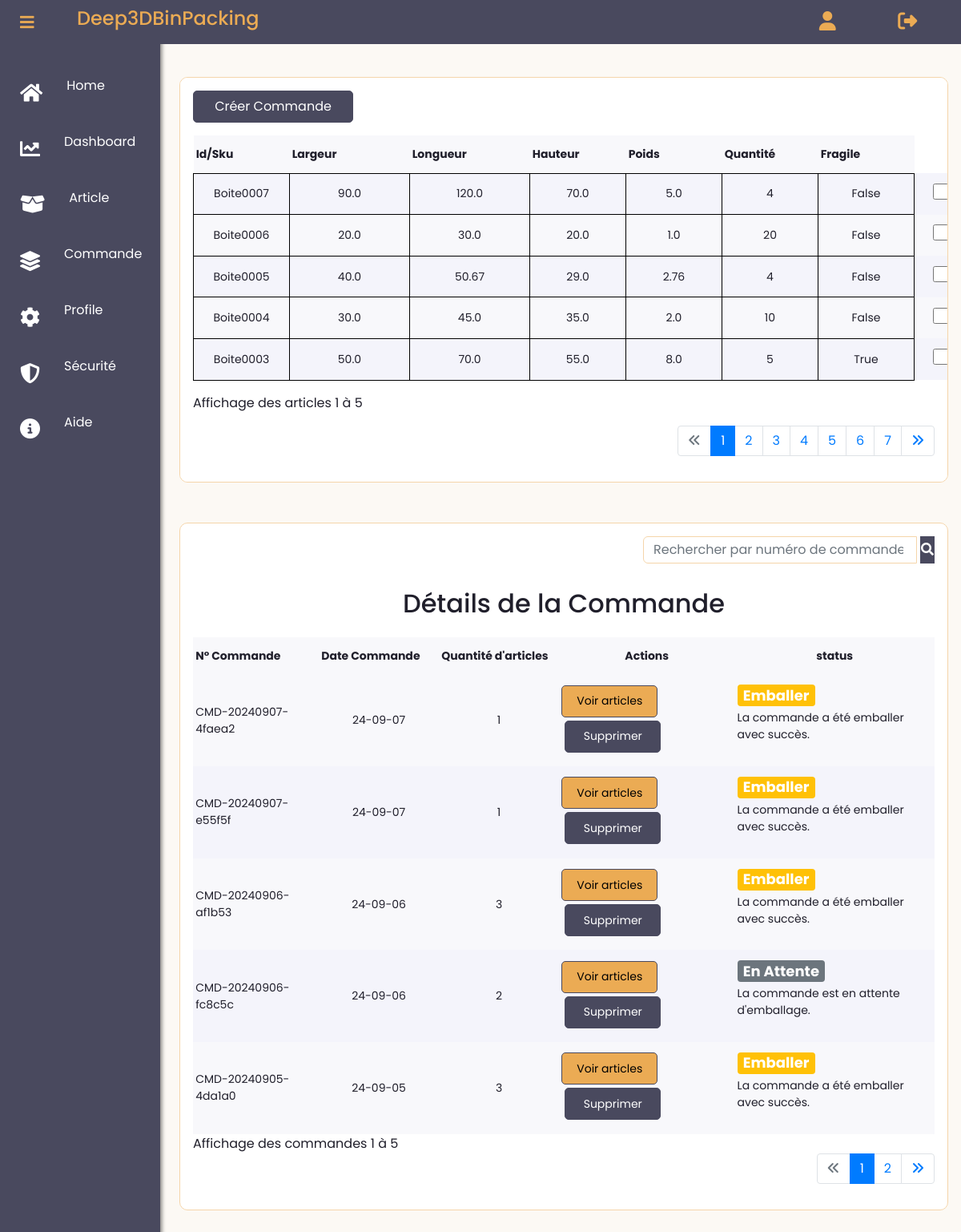
Before: /articles (signed in) with the older database file.
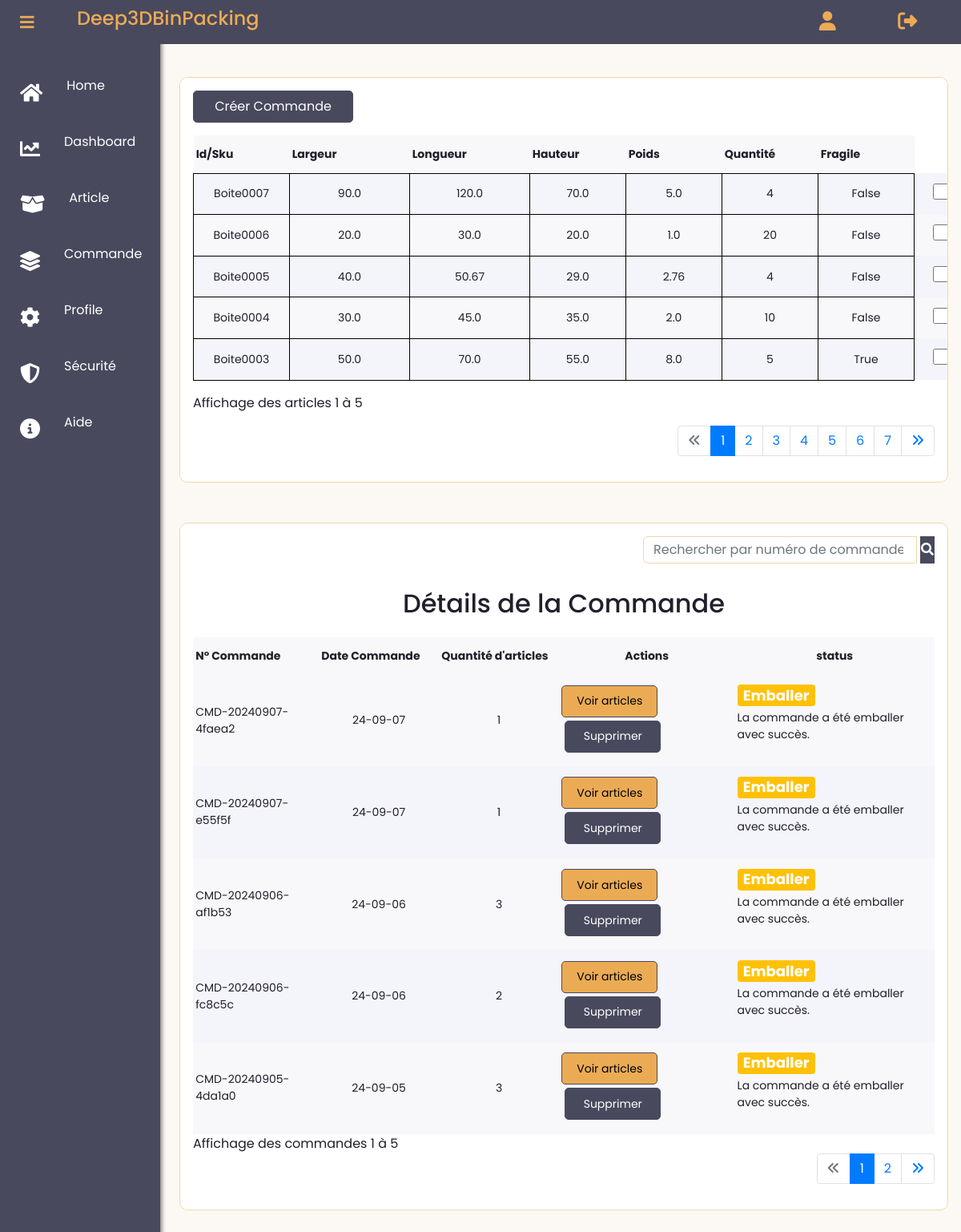
After: the same page with the newer database file.
### app/models.py (models this page shows, shortened)
class Article(db.Model):
    __tablename__ = 'Article'
    id = db.Column(db.Integer, primary_key=True, autoincrement=True)
    user_id = db.Column(db.Integer(), db.ForeignKey('User.id'))
    sku = db.Column(db.String(30), nullable=False)
    largeur = db.Column(db.Float(precision=5), nullable=False)
    longueur = db.Column(db.Float(precision=5), nullable=False)
    hauteur = db.Column(db.Float(precision=5), nullable=False)
    poids = db.Column(db.Float(precision=5), nullable=False)
    quantite = db.Column(db.Integer(), nullable=False)
    fragile = db.Column(db.Boolean(), default=False)
    date_creation = db.Column(db.Date,default=dt_date.today())
    commandes = db.relationship('Commande', secondary=association_table_article_commande, back_populates='articles')

class Commande(db.Model):
    __tablename__ = 'Commande'
    id = db.Column(db.Integer, primary_key=True, autoincrement=True)
    date_creation = db.Column(db.Date, default=dt_date.today())
    numero_commande = db.Column(db.String(50), unique=True, nullable=False)
    user_id = db.Column(db.Integer, db.ForeignKey('User.id'))
    status = db.Column(db.String(20), nullable=False, default='En Attente')  # Exemple : 'pending', 'cancelled', 'validated'
    conteneurs = db.relationship('Conteneur', secondary=association_table_commande_conteneur, back_populates='commandes')
    articles = db.relationship('Article', secondary=association_table_article_commande, back_populates='commandes')

### app/routes.py (the view)
@app.route("/articles", methods=['GET', 'POST'])
@login_required
def article():
    selected_articles = session.get('selected_articles', [])  # Récupérer les articles sélectionnés depuis la session
    page = request.args.get('page', 1, type=int)
    number_articles_per_page = 5  # Nombre d'articles par page
    articles_query = Article.query.filter_by(user_id=current_user.id).order_by(Article.id.desc())
    articles_pagination = articles_query.paginate(page=page, per_page=number_articles_per_page, error_out=False)
    start_index = (articles_pagination.page - 1) * articles_pagination.per_page + 1
    end_index = min(articles_pagination.page * articles_pagination.per_page, articles_query.count())
    user_commandes = Commande.query.filter_by(user_id=current_user.id).all()
    search_commandes = request.args.get('search_commandes')
    search_commandes = request.args.get('search_commandes')
    commande_page = request.args.get('commande_page', 1, type=int)
    per_page = 5
    if search_commandes:
        commandes_query = Commande.query.filter(
            Commande.user_id == current_user.id,  # Filtre par utilisateur
            (
                Commande.numero_commande.ilike(f'%{search_commandes}%') |
            (   Commande.date_creation.ilike(f'%{search_commandes}%')) |
                Commande.status.ilike(f'%{search_commandes}%')
            )
        )
    else:
        commandes_query = Commande.query.filter_by(user_id=current_user.id).order_by(Commande.id.desc())
    commandes_pagination = commandes_query.paginate(page=commande_page, per_page=per_page, error_out=False)
    pagination_args = Pagination(page=commande_page, per_page=per_page, total=commandes_query.count(), css_framework='bootstrap4')
    start_indexc = (commandes_pagination.page - 1) * commandes_pagination.per_page + 1
    end_indexc = min(commandes_pagination.page * commandes_pagination.per_page, commandes_query.count())
    commandes = commandes_pagination.items
    print(f"Nombre de commandes trouvées: {commandes_query.count()}")
    for commande in user_commandes:
        if len(commande.articles) == 0:
            db.session.delete(commande)
    user_commandes = [commande for commande in Commande.query.filter_by(user_id=current_user.id).all() if len(commande.articles) > 0]
    return render_template(
        'user_dashboard/list_article.html',
        selected_articles=selected_articles,
        start_index=start_index,
        end_index=end_index,
        start_indexc=start_indexc,
        end_indexc=end_indexc,
        articles=articles_pagination.items,
        articles_pagination=articles_pagination,
        commandes_pagination=commandes_pagination,
        commandes=commandes,
        pagination_args=pagination_args,
        user_commandes=user_commandes
    )

### app/templates/user_dashboard/list_article.html (shortened to what this page needs)
{% extends "user_dashboard/layout.html" %}
{% block content %}
{% if articles %}
<div class="card detail container">
  <div class="detail-header">
    <form method="POST" action="{{ url_for('create_commande') }}">
      <button type="submit" class="mb-3 download" style="background-color: #49495e; color: #fff; border: 1px solid #49495e; height: 40px;width: 200px;">Créer Commande</button>
      <table>
        <tr>
          <th>Id/Sku</th>
          <th>Largeur</th>
          <th>Longueur</th>
          <th>Hauteur</th>
          <th>Poids</th>
          <th>Quantité</th>
          <th>Fragile</th>
        </tr>
        {% for article in articles_pagination.items %}
        <tr>
          <td style="border: 1px solid black; padding: 5px; text-align: center;">{{ article.sku }}</td>
          <td style="border: 1px solid black; padding: 5px; text-align: center;">{{ article.largeur }}</td>
          <td style="border: 1px solid black; padding: 5px; text-align: center;">{{ article.longueur }}</td>
          <td style="border: 1px solid black; padding: 5px; text-align: center;">{{ article.hauteur }}</td>
          <td style="border: 1px solid black; padding: 5px; text-align: center;">{{ article.poids }}</td>
          <td style="border: 1px solid black; padding: 5px; text-align: center;">{{ article.quantite }}</td>
          <td style="border: 1px solid black; padding: 5px; text-align: center;">{{ article.fragile }}</td>
          <td>
            <input
              style="width: 20px; height: 20px; margin-left: 20px;"
              type="checkbox"
              name="selected_articles"
              value="{{ article.id }}"
              {% if article.id in selected_articles %}checked{% endif %}>
          </td>
        </tr>
        {% endfor %}
      </table>
      <div class="mt-3">
        Affichage des articles {{ start_index }} à {{ end_index }}
      </div>
    </form>
  </div>
  <nav aria-label="Page navigation example">
    <ul class="pagination justify-content-end mt-3">
      <li class="page-item {% if not articles_pagination.has_prev %}disabled{% endif %}">
        <a class="page-link" {% if articles_pagination.has_prev %}href="{{ url_for('article', page=articles_pagination.prev_num) }}"{% endif %}><i class="fa-solid fa-angles-left"></i></a>
      </li>
      {% for page_num in articles_pagination.iter_pages() %}
        {% if page_num %}
          <li class="page-item {% if page_num == articles_pagination.page %}active{% endif %}">
            <a class="page-link" href="{{ url_for('article', page=page_num) }}">{{ page_num }}</a>
          </li>
        {% else %}
          <li class="page-item disabled">
            <a class="page-link" href="#">...</a>
          </li>
        {% endif %}
      {% endfor %}
      <li class="page-item {% if not articles_pagination.has_next %}disabled{% endif %}">
        <a class="page-link" {% if articles_pagination.has_next %}href="{{ url_for('article', page=articles_pagination.next_num) }}"{% endif %}><i class="fa-solid fa-angles-right"></i></a>
      </li>
    </ul>
  </nav>
  {% endif %}
</div>
<div class="card detail container" style="margin-top: 50px;">
  <form class="form-inline justify-content-end mb-3" method="get" action="{{ url_for('article') }}">
    <div class="input-group">
      <input class="form-control mr-sm-1" type="search" placeholder="Rechercher par numéro de commande ou date..." aria-label="search_commandes" name="search_commandes">
      <button type="submit" class="bto btn-primary"><i class="fa fa-search"></i></button>
    </div>
  </form>
{% if commandes %}
  <div class="text-center"><h2>Détails de la Commande</h2></div>
  <div class="detail-header">
  <table class="">
      <thead>
          <tr>
              <th scope="col">N° Commande</th>
              <th scope="col">Date Commande</th>
              <th scope="col">Quantité d'articles</th>
              <th scope="col" class="text-center">Actions</th>
              <th scope="col" class="text-center">status</th>
          </tr>
      </thead>
      <tbody>
        {% for commande in commandes %}
          <tr>
              <td>{{ commande.numero_commande }}</td>
              <td class="text-center">
                {% if commande.date_creation %}
                    {{ commande.date_creation.strftime('%y-%m-%d') }}
                {% else %}
                    Date de création non disponible
                {% endif %}
            </td>
              <td class="text-center">{{ commande.articles|length }}</td>
              <td>
                  <button class="" data-bs-toggle="modal" style="background-color: #ebab54; border: #ebab54; color: black; border: 1px solid #49495e; height: 40px;" data-bs-target="#commandeDetailsModal-{{ commande.id }}">Voir articles</button>
                  <button type="button" class="btn-sm m-1 delete"  style="background-color: #49495e; color: #fff; border: 1px solid #49495e; height: 40px;" data-toggle="modal" data-target="#deleteModal{{commande.id}}">Supprimer</button>
              </td>
              <td>
                {% if commande.status == 'Annuler' %}
                  <span class="badge bg-danger mb-2" style="font-size: 18px; color:#fff">{{ commande.status }}</span>
                  <p>La commande a été annulée.</p>
                {% elif commande.status == 'Valider' %}
                  <span class="badge bg-success mb-1" style="font-size: 18px; color:#fff">{{ commande.status }}</span>
                  <p>La commande a été validée et est en cours de traitement.</p>
                  {% elif commande.status == 'Emballer' %}
                  <span class="badge bg-warning mb-1" style="font-size: 18px; color:#fff">{{ commande.status }}</span>
                  <p>La commande a été emballer avec succès.</p>
                {% else %}
                  <span class="badge bg-secondary mb-1" style="font-size: 18px; color:#fff">{{ commande.status }}</span>
                  <p>La commande est en attente d'emballage.</p>
                {% endif %}
              </td>
          </tr>
          {% endfor %}
      </tbody>
  </table>
</div>
Affichage des commandes {{ start_indexc }} à {{ end_indexc }}
<nav aria-label="Page navigation example mt-3">
  <ul class="pagination justify-content-end">
    <li class="page-item {% if not commandes_pagination.has_prev %}disabled{% endif %}">
      <a class="page-link" {% if commandes_pagination.has_prev %}href="{{ url_for('article', commande_page=commandes_pagination.prev_num) }}"{% endif %}><i class="fa-solid fa-angles-left"></i></a>
    </li>
    {% for page_num in commandes_pagination.iter_pages() %}
      {% if page_num %}
        <li class="page-item {% if page_num == commandes_pagination.page %}active{% endif %}">
          <a class="page-link"  href="{{ url_for('article', commande_page=page_num) }}">{{ page_num }}</a>
        </li>
      {% else %}
        <li class="page-item disabled">
          <a class="page-link"  href="#">...</a>
        </li>
      {% endif %}
    {% endfor %}
    <li class="page-item {% if not commandes_pagination.has_next %}disabled{% endif %}">
      <a class="page-link" {% if commandes_pagination.has_next %}href="{{ url_for('article', commande_page=commandes_pagination.next_num) }}"{% endif %}><i class="fa-solid fa-angles-right"></i></a>
    </li>
  </ul>
</nav>
{% else %}
<div class="alert-warning text-center">
  Aucune commandes trouvées
</div>
</div>
{% endif %}
{% endblock content %}

### app/templates/user_dashboard/layout.html (shortened to what this page needs)
<!DOCTYPE html>
<html>
<head>
    <link rel="stylesheet" href="https://maxcdn.bootstrapcdn.com/bootstrap/4.0.0/css/bootstrap.min.css">
       <link href="https://cdnjs.cloudflare.com/ajax/libs/font-awesome/5.15.3/css/all.min.css" rel="stylesheet">
       <link rel="stylesheet" type="text/css" href="{{ url_for('static', filename='client/main.css') }}">
       <link rel="stylesheet" type="text/css" href="{{ url_for('static', filename='client/account.css') }}">
</head>
    <body>
      <nav class="navbar ">
        <a class="deep" style="color: #ebab54; text-decoration: none;" href="{{ url_for('home') }}">
          <h4>Deep3DBinPacking</h4>
        </a>
        <div class="profile">
          {% if current_user.is_authenticated %}
          <a href="{{ url_for('account') }}"><i class="fa-solid fa-user " style="font-size: 24px; color: #ebab54;"></i></a>
          <a href="{{ url_for('logout') }}"><i class="fa-solid fa-right-from-bracket" style="font-size: 24px; color: #ebab54;"></i> </a>
          {% endif %}
        </div>
      </nav>
      <label class="side-toggle" for="toggle"><span class="fas fa-bars"></span></label>
      <div class="sidebar">
        <div class="sidebar-menu">
          <span class="fas fa-home"></span><a style="text-decoration: none; color: white; " href="{{url_for('home')}}"><p>Home</p></a>
        </div>
        <div class="sidebar-menu">
          <span class="fas fa-chart-line"></span>
          <a style="text-decoration: none; color: white;" href="{{url_for('acceuil_client')}}">
            <p>Dashboard</p>
          </a>
        </div>
        <div class="sidebar-menu">
          <span class="fa-solid fa-box-open"></span>
          <a style="text-decoration: none; color: white;" href="{{url_for('new_article')}}">
            <p>Article</p>
          </a>
        </div>
        <div class="sidebar-menu">
          <span class="fas fa-layer-group"></span>
          <a style="text-decoration: none; color: white;" href="{{ url_for('article') }}">
            <p>Commande</p>
          </a>
        </div>
        <div class="sidebar-menu">
          <span class="fas fa-cog"></span><a style="text-decoration: none; color: white; " href="{{url_for('account')}}"><p>Profile</p></a>
        </div>
        <div class="sidebar-menu">
          <span class="fas fa-shield-halved"></span><a style="text-decoration: none; color: white; " href="{{url_for('securite')}}"><p>Sécurité</p></a>
        </div>
        <div class="sidebar-menu">
          <span class="fa-solid fa-circle-info"></span><a style="text-decoration: none; color: white;" href="{{url_for('about')}}"><p>Aide</p></a>
        </div>
      </div>
      <main role="main">
        <div class="row">
          <div class="col-lg-12">
            {% block content %}{% endblock %}
          </div>
        </div>
      </main>
    </body>
</html>

Changed rows visible on the page:
changed Commande "CMD-20240906-fc8c5c": status "En Attente" → "Emballer"; status "La commande est en attente d'emballage." → "La commande a été emballer avec succès."
